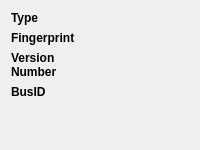
                <widget class="QWidget" name="builderInfoDetailsTab">
                 <attribute name="title">
                  <string>Details</string>
                 </attribute>
                 <layout class="QGridLayout" name="builderInfoDetails" columnstretch="1,3">
                  <item row="2" column="0">
                   <widget class="QLabel" name="builderInfoDetailsTitleVersionNumber">
                    <property name="font">
                     <font>
                      <weight>75</weight>
                      <italic>false</italic>
                      <bold>true</bold>
                     </font>
                    </property>
                    <property name="styleSheet">
                     <string notr="true">font: bold;</string>
                    </property>
                    <property name="text">
                     <string>Version Number</string>
                    </property>
                    <property name="wordWrap">
                     <bool>true</bool>
                    </property>
                   </widget>
                  </item>
                  <item row="0" column="1">
                   <widget class="QLabel" name="builderInfoDetailsValueType">
                    <property name="text">
                     <string/>
                    </property>
                    <property name="wordWrap">
                     <bool>true</bool>
                    </property>
                   </widget>
                  </item>
                  <item row="1" column="0">
                   <widget class="QLabel" name="builderInfoDetailsTitleFingerprint">
                    <property name="font">
                     <font>
                      <weight>75</weight>
                      <italic>false</italic>
                      <bold>true</bold>
                     </font>
                    </property>
                    <property name="styleSheet">
                     <string notr="true">font: bold;</string>
                    </property>
                    <property name="text">
                     <string>Fingerprint</string>
                    </property>
                    <property name="wordWrap">
                     <bool>true</bool>
                    </property>
                   </widget>
                  </item>
                  <item row="0" column="0">
                   <widget class="QLabel" name="builderInfoDetailsTitleType">
                    <property name="font">
                     <font>
                      <weight>75</weight>
                      <italic>false</italic>
                      <bold>true</bold>
                     </font>
                    </property>
                    <property name="styleSheet">
                     <string notr="true">font: bold;</string>
                    </property>
                    <property name="text">
                     <string>Type</string>
                    </property>
                    <property name="wordWrap">
                     <bool>true</bool>
                    </property>
                   </widget>
                  </item>
                  <item row="3" column="0">
                   <widget class="QLabel" name="builderInfoDetailsTitleBusId">
                    <property name="font">
                     <font>
                      <weight>75</weight>
                      <italic>false</italic>
                      <bold>true</bold>
                     </font>
                    </property>
                    <property name="styleSheet">
                     <string notr="true">font: bold;</string>
                    </property>
                    <property name="text">
                     <string>BusID</string>
                    </property>
                    <property name="wordWrap">
                     <bool>true</bool>
                    </property>
                   </widget>
                  </item>
                  <item row="1" column="1">
                   <widget class="QLabel" name="builderInfoDetailsValueFingerprint">
                    <property name="text">
                     <string/>
                    </property>
                    <property name="wordWrap">
                     <bool>true</bool>
                    </property>
                   </widget>
                  </item>
                  <item row="2" column="1">
                   <widget class="QLabel" name="builderInfoDetailsValueVersionNumber">
                    <property name="text">
                     <string/>
                    </property>
                    <property name="wordWrap">
                     <bool>true</bool>
                    </property>
                   </widget>
                  </item>
                  <item row="3" column="1">
                   <widget class="QLabel" name="builderInfoDetailsValueBusId">
                    <property name="text">
                     <string/>
                    </property>
                    <property name="wordWrap">
                     <bool>true</bool>
                    </property>
                   </widget>
                  </item>
                  <item row="4" column="0">
                   <spacer name="builderInfoDetailsSpacer">
                    <property name="orientation">
                     <enum>Qt::Vertical</enum>
                    </property>
                    <property name="sizeHint" stdset="0">
                     <size>
                      <width>16</width>
                      <height>40</height>
                     </size>
                    </property>
                   </spacer>
                  </item>
                 </layout>
                </widget>
